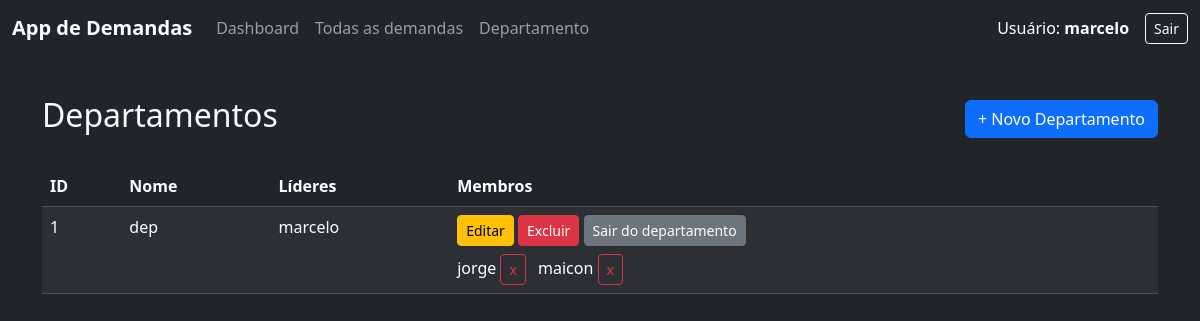
Screenshot of /privado/departamento/ (signed in) with the database file from the repository.
### usuario/models.py (models this page shows, shortened)
class Usuario(models.Model):
    id = models.AutoField(primary_key=True)
    nome = models.CharField(max_length=100)
    usuario = models.CharField(max_length=100)
    senha = models.CharField(max_length=100)
    matricula = models.CharField(max_length=20, unique=True)
    tipo = models.CharField(max_length=4, choices=Tipo_Usuario.choices)
    email = models.EmailField(unique=True)
    status = models.CharField(max_length=4, choices=Status.choices, default=Status.ATIVO)
    def temPrivilegio(self):
        return self.tipo == Tipo_Usuario.ADM or self.tipo == Tipo_Usuario.LID

### departamento/models.py (models this page shows, shortened)
class Departamento(models.Model):
    id = models.AutoField(primary_key=True)
    nome = models.CharField(max_length=100, unique=True)
    lideres = models.ManyToManyField('usuario.Usuario', related_name='departamentos_liderados')
    membros = models.ManyToManyField('usuario.Usuario', related_name='departamentos', blank=True)

### departamento/views.py (the view)
# urls.py: path('privado/departamento/', include('departamento.urls')),
def departamento(request):
    usuario_obj = checkSession(request)
    if not usuario_obj:
        return redirect('home')
    lideres = Usuario.objects.filter(tipo=Tipo_Usuario.LID)
    funcionarios = Usuario.objects.filter(tipo=Tipo_Usuario.FUNC)
    funcionarios_sem_departamento = [u for u in funcionarios if not u.departamentos.exists()]
    if usuario_obj.tipo == Tipo_Usuario.FUNC:
        departamentos = Departamento.objects.filter(membros=usuario_obj)
    else:
        departamentos = Departamento.objects.all()
    return render(request, "privado/departamento.html", {
        'usuario_obj': usuario_obj,
        'lideres': lideres,
        'funcionarios': funcionarios,
        'funcionarios_sem_departamento': funcionarios_sem_departamento,
        'departamentos': departamentos,
    })

### departamento/views.py (called while the page is built)
def checkSession(request):
    usuario_id = request.session.get('usuario_id')
    if not usuario_id:
        return None
    try:
        return Usuario.objects.get(id=usuario_id)
    except Usuario.DoesNotExist:
        request.session.flush()
        return None

### templates/privado/departamento.html (shortened to what this page needs)
{% extends 'privado/base.html' %}
{% block content %}
<div class="container py-4">
  <div class="d-flex justify-content-between align-items-center mb-4">
    <h2>Departamentos</h2>
    {% if usuario_obj.temPrivilegio %}
      <button class="btn btn-primary" data-bs-toggle="modal" data-bs-target="#modalDepartamento">
        + Novo Departamento
      </button>
    {% endif %}
  </div>
  <table class="table table-dark table-striped">
    <thead>
      <tr>
        <th>ID</th>
        <th>Nome</th>
        <th>Líderes</th>
        {% if not usuario_obj or not usuario_obj.tipo == 'func' %}
        <th>Membros</th>
        {% endif %}
      </tr>
    </thead>
    <tbody>
      {% for dep in departamentos %}
      <tr>
        <td>{{ dep.id }}</td>
        <td>{{ dep.nome }}</td>
        <td>
          {% for l in dep.lideres.all %}
            {{ l.nome }}{% if not forloop.last %}, {% endif %}
          {% empty %}
            <span class="text-white">Sem líderes</span>
          {% endfor %}
        </td>
        {% if not usuario_obj or not usuario_obj.tipo == 'func' %}
        <td>
          {% if usuario_obj %}
            {% if usuario_obj.tipo == 'adm' or usuario_obj in dep.lideres.all %}
              <button class="btn btn-sm btn-warning" data-bs-toggle="modal" data-bs-target="#modalEditar{{ dep.id }}">Editar</button>
              <button class="btn btn-sm btn-danger" data-bs-toggle="modal" data-bs-target="#modalExcluir{{ dep.id }}">Excluir</button>
            {% endif %}
          {% endif %}
          {% if usuario_obj in dep.lideres.all %}
            <form method="post" action="{% url 'sair_departamento' dep.id %}" class="d-inline">
              <button type="submit" class="btn btn-sm btn-secondary" onclick="return confirm('Confirma que deseja sair deste departamento?');">Sair do departamento</button>
            </form>
          {% endif %}
          <div class="mt-2">
            {% for m in dep.membros.all %}
              <div class="d-inline-block me-2">
                {{ m.nome }}
                {% if usuario_obj %}
                  {% if usuario_obj.tipo == 'adm' or usuario_obj in dep.lideres.all %}
                    <form method="post" action="{% url 'remover_membro' dep.id m.id %}" class="d-inline">
                      <button type="submit" class="btn btn-sm btn-outline-danger" onclick="return confirm('Remover {{ m.nome }} deste departamento?');">x</button>
                    </form>
                  {% endif %}
                {% endif %}
              </div>
            {% empty %}
              <div class="text-white">Sem membros</div>
            {% endfor %}
          </div>
        </td>
        {% endif %}
      </tr>
      {% empty %}
      <tr>
        <td colspan="4" class="text-center">Nenhum departamento cadastrado.</td>
      </tr>
      {% endfor %}
    </tbody>
  </table>
</div>
{% endblock %}

### templates/includes/navbar.html (shortened to what this page needs)
<nav class="navbar navbar-expand-lg navbar-dark bg-dark">
  <div class="container-fluid">
    <a class="navbar-brand fw-bold" href="demandas.html">App de Demandas</a>
    <div class="collapse navbar-collapse" id="navMain">
      <ul class="navbar-nav me-auto mb-2 mb-lg-0">
        <li class="nav-item">
          <a class="nav-link" href="{% url 'dashboard:index' %}">Dashboard</a>
        </li>
        {% if usuario_obj and usuario_obj.temPrivilegio %}
        <li class="nav-item">
          <a class="nav-link" href="{% url 'demandas' %}">Todas as demandas</a>
        </li>
        {% endif %}
        <li class="nav-item">
          <a class="nav-link" href="{% url 'departamento' %}">Departamento</a>
        </li>
      </ul>
      <span class="navbar-text text-white me-3">
        Usuário: <strong>{{ usuario_obj.nome }}</strong>
      </span>
      <a href="{% url 'logout' %}" class="btn btn-outline-light btn-sm">Sair</a>
    </div>
  </div>
</nav>

### rows the page displays
Usuario: nome "marcelo"
Departamento: id "1", nome "dep", shows "Sair do departamento"
Usuario: nome "jorge"
Usuario: nome "maicon"
